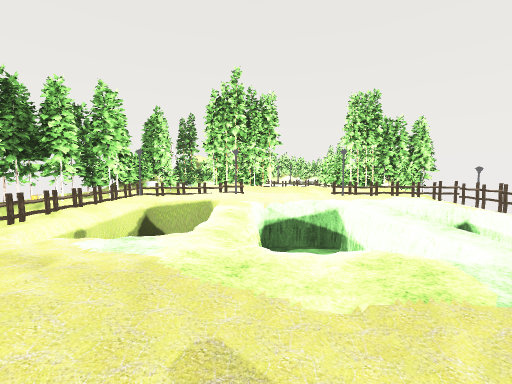
View 1 (above)

20 first-person views from a walk through a 3-D level made in the Unity game engine. The camera is 1.5 m above the floor, tilts 4° down and sees 90° across. The floor is counted in squares, 2.54 m on a side. Each view is taken from the middle of a square. On the plan, view 1 faces up. The plan holds only what a view shows up to about 9 squares ahead; the rest is blank. The player character is not drawn. Some animated figures are left out. Some surface patterns are stand-ins.

View 2
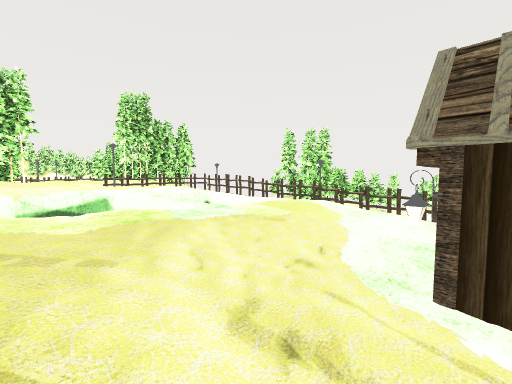

View 3
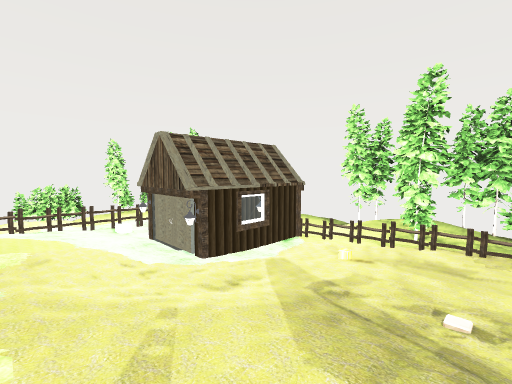

View 4
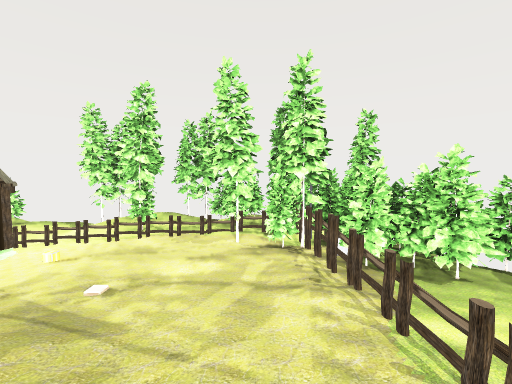

View 5
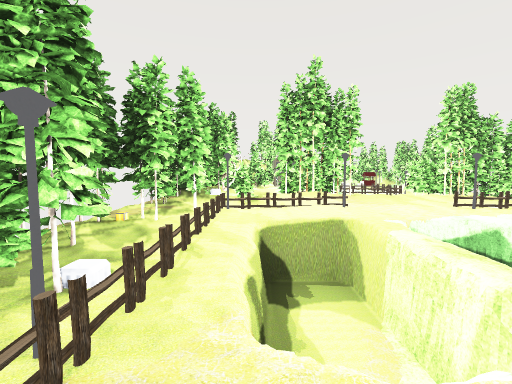

View 6
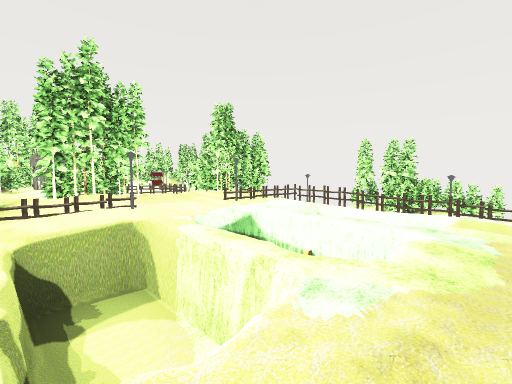

View 7
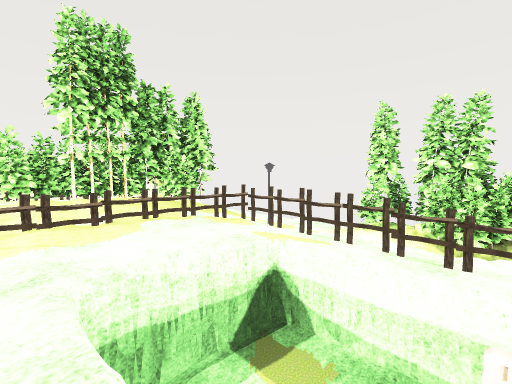

View 8
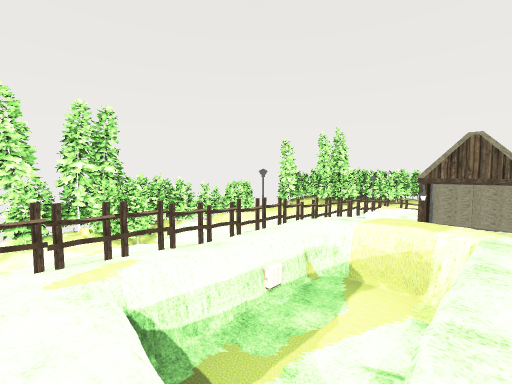

View 9
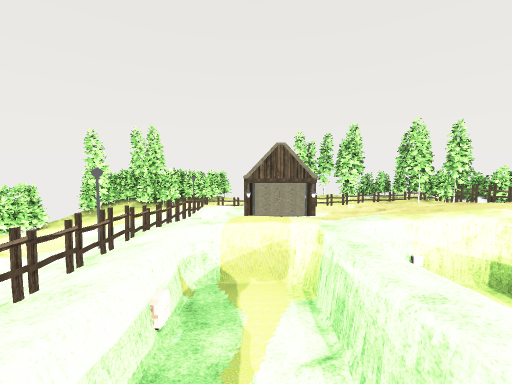

View 10
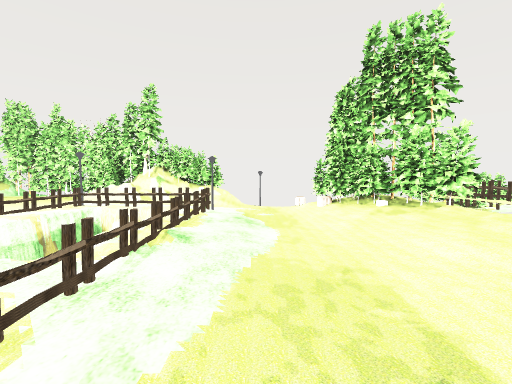

View 11
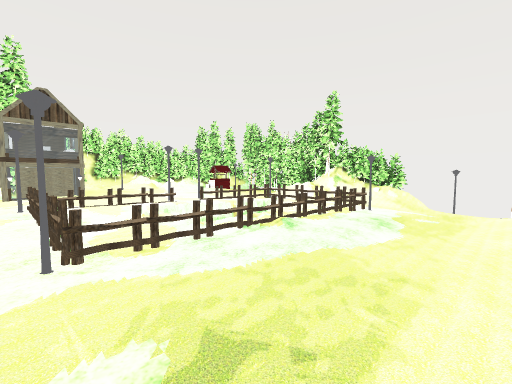

View 12
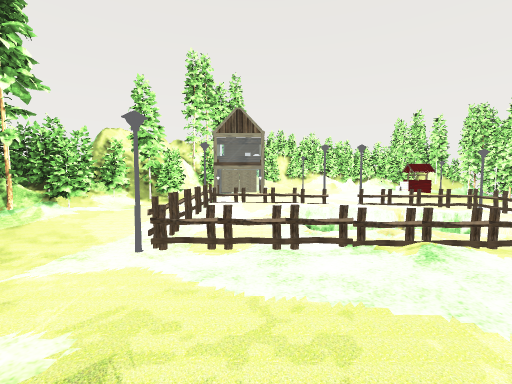

View 13
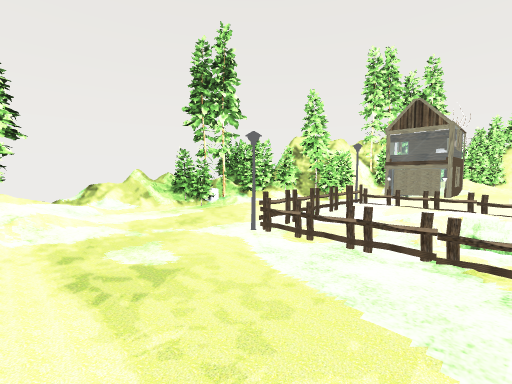

View 14
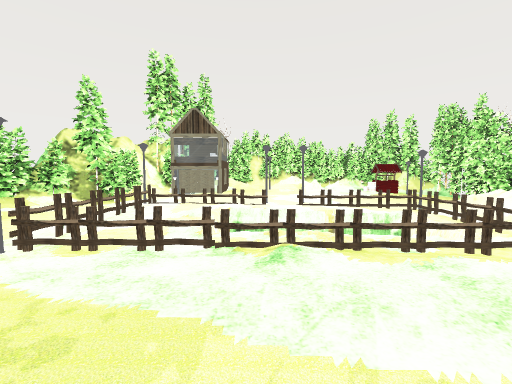

View 15
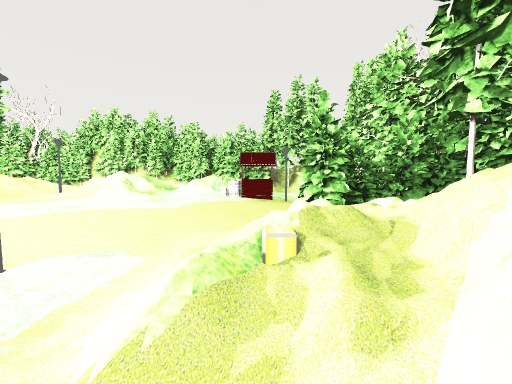

View 16
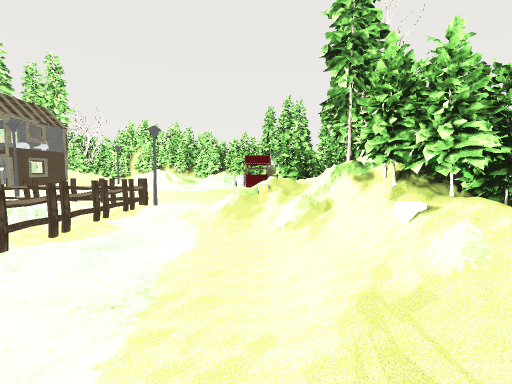

View 17
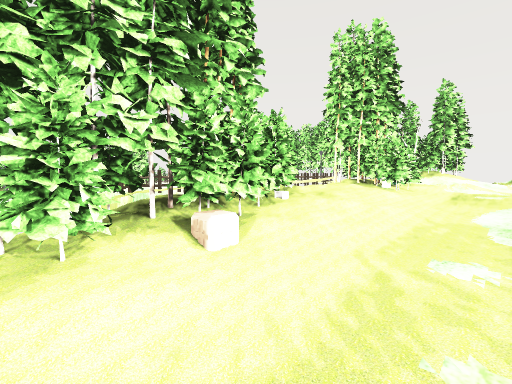

View 18
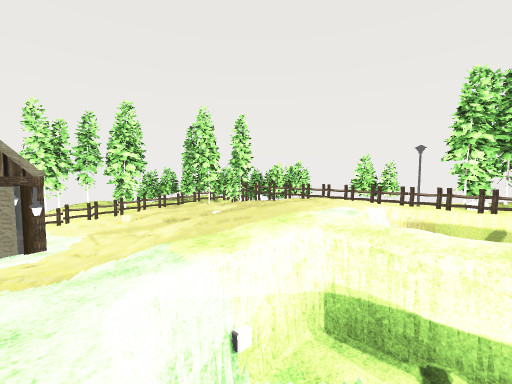

View 19
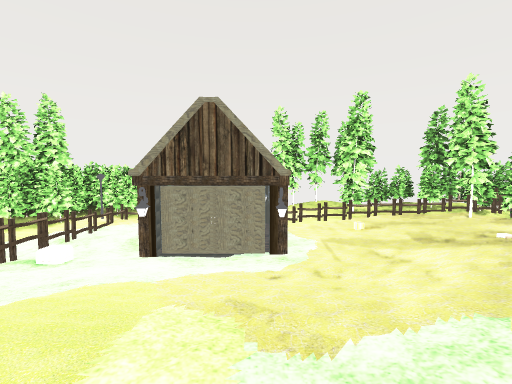

View 20
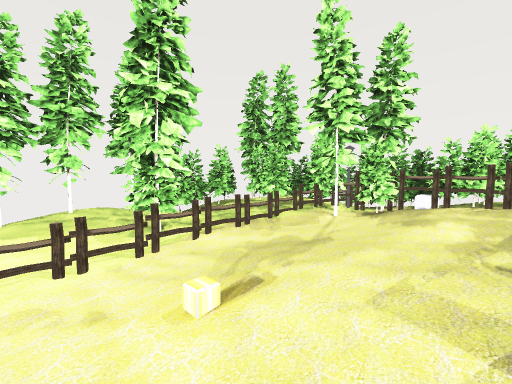

### Floor plan
Key: @ floor where view 1 was taken; # wall or solid block; x gap in a wall; . main floor; : floor 0.25 m higher than the main floor; - floor 0.25 m lower than the main floor; + floor 0.5 m higher than the main floor; _ floor 0.5 m lower than the main floor; * floor 0.75 m higher than the main floor; < floor 0.75 m lower than the main floor; ( floor 1 m lower than the main floor; ! floor 1.25 m lower than the main floor; ? floor 1.5 m lower than the main floor; / step, stairs or slope; = window, fence, low wall or low ledge; v drop or lower ground; F fence; S streetlight; H house; O other object.
Columns run from 4 left of view 1 to 8 right of it. Each row starts with its distance up from view 1.
 19    ########
 18    #O/#######
 17   ##HO/::OO-#
 16   ##O::=..-##
 15   #HH::..--O
 14 ###::OS.S/##
 13 ##SOFFFFF=##
 12 #O.F.v vF-##
 11 =.SFFFFFOO//
 10 /.....--__O
  9 ##.-...-O_O
  8 #O:#=+####
  7 #O+*++##//
  6 #OFFSFSFFO!?
  5 #O::::.:.F!##
  4 #Fvvvv/v/F!##
  3 #Fvvv .vvF/##
  2 #Fvvvv.vvFS/#
  1 #F++:.-.-F!/x
  0 #F::@___<F!(#
 -1 #F--_<HH(F((x
 -2 #F/__(HH<F###
 -3 #OFFFFO OO##
 -4 ###_-_(####
 -5  ###_<!(#

Positions as (right, up) in squares from view 1, and headings:
1: (0, 0), facing up
2: (0, -1), facing up-right
3: (-1, 1), facing down-right
4: (-2, 1), facing down
5: (-2, 1), facing up
6: (-2, 1), facing up-right
7: (2, 3), facing up-right
8: (2, 5), facing down-right
9: (3, 5), facing down
10: (-1, 10), facing right
11: (-1, 9), facing up-right
12: (0, 9), facing up
13: (1, 9), facing up-left
14: (1, 9), facing up
15: (5, 12), facing up
16: (5, 10), facing up
17: (5, 10), facing down-left
18: (2, 3), facing down-left
19: (2, 2), facing down
20: (1, -1), facing down-left
